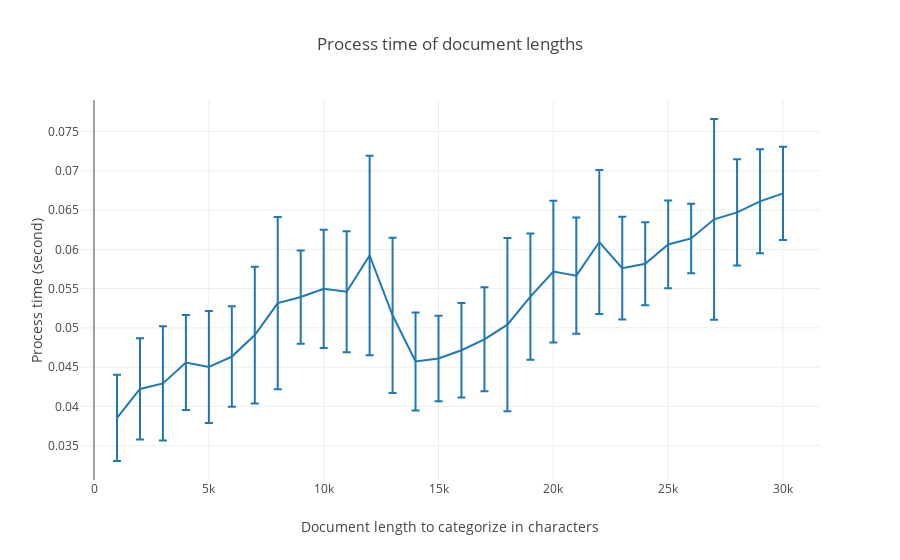

The cell this chart's notebook holds for it:
### Code cell
# Create a trace
trace = go.Scatter(
    x = [i * 1000 + 1000 for i, a in enumerate(avgs)],
    y = avgs,
    error_y=dict(
        type='data',
        array=stds
    )
)

data = [trace]
layout = go.Layout(
    title='Process time of document lengths',
    xaxis=dict(title='Document length to categorize in characters'),
    yaxis=dict(title='Process time (second)'),
)

fig = go.Figure(data=data, layout=layout)
py.iplot(fig, filename='basic-line')

### Figure 1 — Plotly figure (JSON) as saved in the notebook; plotly's stock layout.template omitted (floating-point values rounded to 4 significant figures)
{"data": [{"error_y": {"array": [0.005494, 0.006451, 0.00727, 0.006043, 0.007136, 0.006405, 0.008721, 0.01097, 0.005941, 0.007519, 0.007714, 0.01269, 0.009885, 0.006233, 0.005443, 0.006018, 0.006631, 0.01103, 0.00803, 0.009022, 0.007407, 0.009183, 0.006546, 0.005286, 0.005593, 0.004419, 0.01278, 0.006774, 0.00662, 0.005931], "type": "data"}, "type": "scatter", "uid": "3a75e33d-b2b5-4c8e-8a2d-848aea1aa27e", "x": [1000, 2000, 3000, 4000, 5000, 6000, 7000, 8000, 9000, 10000, 11000, 12000, 13000, 14000, 15000, 16000, 17000, 18000, 19000, 20000, 21000, 22000, 23000, 24000, 25000, 26000, 27000, 28000, 29000, 30000], "y": [0.03853, 0.04222, 0.04292, 0.04559, 0.04502, 0.04634, 0.04908, 0.05315, 0.05393, 0.05497, 0.05461, 0.05922, 0.0516, 0.04572, 0.0461, 0.04715, 0.04854, 0.0504, 0.05398, 0.05717, 0.05665, 0.06093, 0.0576, 0.05816, 0.06063, 0.06139, 0.06382, 0.06471, 0.06612, 0.06713]}], "layout": {"title": {"text": "Process time of document lengths"}, "xaxis": {"title": {"text": "Document length to categorize in characters"}}, "yaxis": {"title": {"text": "Process time (second)"}}}}
